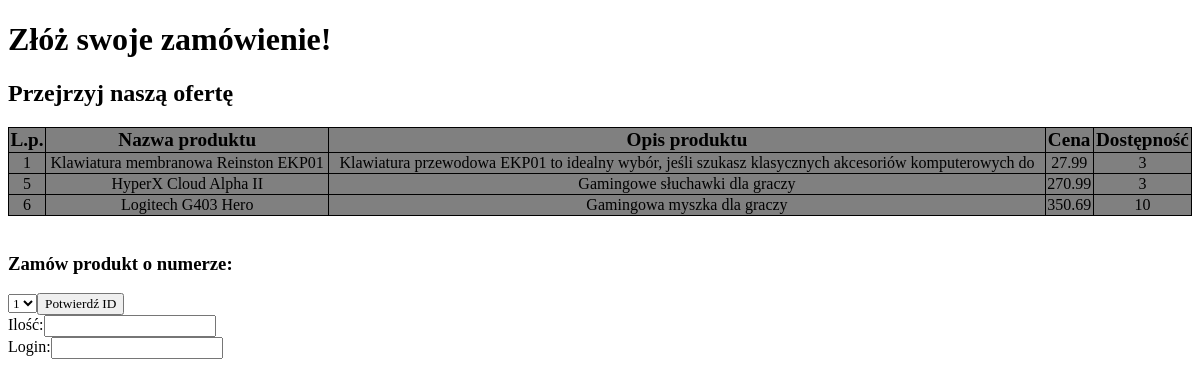
Page /zamowienie.php on the committed database.
### tables this page shows
CREATE TABLE `products` (
  `id` int(11) NOT NULL,
  `Nazwa` varchar(60) DEFAULT NULL,
  `Opis` varchar(100) DEFAULT NULL,
  `Cena` decimal(10,2) DEFAULT NULL,
  `Dostepnosc` int(11) DEFAULT NULL
);

### zamowienie.php (the view, shortened to what this page needs)
<!DOCTYPE html>
<html>
	<head>
		<link rel="stylesheet" type="text/css" href="style.css"/>
	</head>
	<body>
		<h1>Złóż swoje zamówienie!</h1>
		<h2>Przejrzyj naszą ofertę</h2>
		<?php
			$dbhost = 'localhost';
			$dbuser = 'root';
			$dbpass = '';
			$dbname = 'erpdatabase';
			$db = mysqli_connect($dbhost, $dbuser, $dbpass, $dbname);
			$sql = 'SELECT id, nazwa, opis, cena, dostepnosc FROM products';
			$result = mysqli_query($db, $sql);
			echo "<table>";
			echo "<tr>" . "<th>L.p.</th>";
			echo "<th>Nazwa produktu</th>";
			echo "<th>Opis produktu</th>";
			echo "<th>Cena</th>";
			echo "<th>Dostępność</th>";
			echo "</tr>";
			if(mysqli_num_rows($result)>0){
				while($row = mysqli_fetch_array($result)){
					echo "<tr>" . "<td>" . $row['id'] . "</td>";
					echo "<td>" . $row['nazwa'] . "</td>";
					echo "<td>" . $row['opis'] . "</td>";
					echo "<td>" . $row['cena'] . "</td>";
					echo "<td>" . $row['dostepnosc'] . "</td>";
					echo "</tr>";
				}
			}
			echo "</table>";
		?>
		<br><h3>Zamów produkt o numerze:</h3>
		<form action="zamowienie.php" method="post">
			<select name="id">
			<?php
				$dbhost = 'localhost';
				$dbuser = 'root';
				$dbpass = '';
				$dbname = 'erpdatabase';
				$db = mysqli_connect($dbhost, $dbuser, $dbpass, $dbname);
				$sql = "SELECT id FROM products";
				$result = mysqli_query($db, $sql);
				if(mysqli_num_rows($result)>0){
					while($row = mysqli_fetch_assoc($result)){
						echo "<option value='". $row['id'] ."'>" . $row['id'] . '</option>';
					}
				}
			?>
			<br>
			<input type="submit" name="submit" value="Potwierdź ID"/><br>
			Ilość:<input type="number" name="ile"/><br>
			Login:<input type="text" name="login"/><br>
		</form>
	</body>
</html>

### style.css (style rules this page uses)
* { font-family: Verdana; }
table, td, th { border: 1px solid black; border-collapse: collapse; text-align: center; }
table { width: 100%; background-color: gray; margin-top: 20px; }
td { with: 100%; }
th { font-size: 120%; }
input { vertical-align: center; }

### rows in the picture
products: id "1", Nazwa "Klawiatura membranowa Reinston EKP01", Opis "Klawiatura przewodowa EKP01 to idealny wybór, jeśli szukasz klasycznych akcesoriów komputerowych do", Cena "27.99", Dostepnosc "3"
products: id "5", Nazwa "HyperX Cloud Alpha II", Opis "Gamingowe słuchawki dla graczy", Cena "270.99", Dostepnosc "3"
products: id "6", Nazwa "Logitech G403 Hero", Opis "Gamingowa myszka dla graczy", Cena "350.69", Dostepnosc "10"

### other values in the picture
form field id "1"
